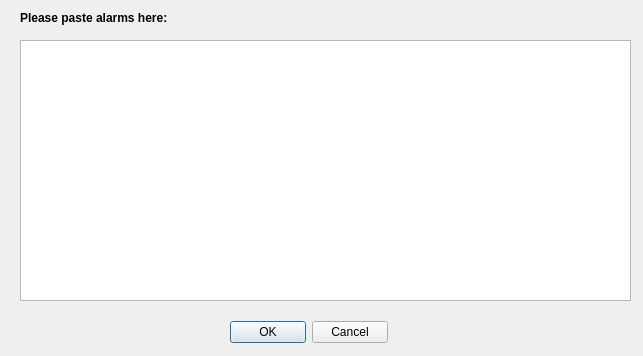
<?xml version="1.0" encoding="UTF-8"?>
<ui version="4.0">
 <class>Dialog_input_alarms</class>
 <widget class="QDialog" name="Dialog_input_alarms">
  <property name="windowModality">
   <enum>Qt::ApplicationModal</enum>
  </property>
  <property name="geometry">
   <rect>
    <x>0</x>
    <y>0</y>
    <width>643</width>
    <height>356</height>
   </rect>
  </property>
  <property name="windowTitle">
   <string>Input alarms</string>
  </property>
  <property name="windowIcon">
   <iconset resource="donkey_for_input_alarms_window.qrc">
    <normaloff>:/donkey/dsc.ico</normaloff>:/donkey/dsc.ico</iconset>
  </property>
  <widget class="QLabel" name="label">
   <property name="geometry">
    <rect>
     <x>20</x>
     <y>10</y>
     <width>211</width>
     <height>16</height>
    </rect>
   </property>
   <property name="text">
    <string>&lt;html&gt;&lt;head/&gt;&lt;body&gt;&lt;p&gt;&lt;span style=&quot; font-size:9pt; font-weight:600;&quot;&gt;Please paste alarms here:&lt;/span&gt;&lt;/p&gt;&lt;/body&gt;&lt;/html&gt;</string>
   </property>
  </widget>
  <widget class="QTextEdit" name="textEdit_alarm_content">
   <property name="geometry">
    <rect>
     <x>20</x>
     <y>40</y>
     <width>611</width>
     <height>261</height>
    </rect>
   </property>
   <property name="palette">
    <palette>
     <active>
      <colorrole role="Base">
       <brush brushstyle="SolidPattern">
        <color alpha="255">
         <red>255</red>
         <green>255</green>
         <blue>255</blue>
        </color>
       </brush>
      </colorrole>
     </active>
     <inactive>
      <colorrole role="Base">
       <brush brushstyle="SolidPattern">
        <color alpha="255">
         <red>255</red>
         <green>255</green>
         <blue>255</blue>
        </color>
       </brush>
      </colorrole>
     </inactive>
     <disabled>
      <colorrole role="Base">
       <brush brushstyle="SolidPattern">
        <color alpha="255">
         <red>240</red>
         <green>240</green>
         <blue>240</blue>
        </color>
       </brush>
      </colorrole>
     </disabled>
    </palette>
   </property>
  </widget>
  <widget class="QWidget" name="layoutWidget">
   <property name="geometry">
    <rect>
     <x>230</x>
     <y>320</y>
     <width>158</width>
     <height>25</height>
    </rect>
   </property>
   <layout class="QHBoxLayout" name="horizontalLayout">
    <item>
     <widget class="QPushButton" name="pushButton_ok">
      <property name="text">
       <string>OK</string>
      </property>
     </widget>
    </item>
    <item>
     <widget class="QPushButton" name="pushButton_cancel">
      <property name="text">
       <string>Cancel</string>
      </property>
     </widget>
    </item>
   </layout>
  </widget>
 </widget>
 <resources>
  <include location="donkey_for_input_alarms_window.qrc"/>
 </resources>
 <connections/>
</ui>
